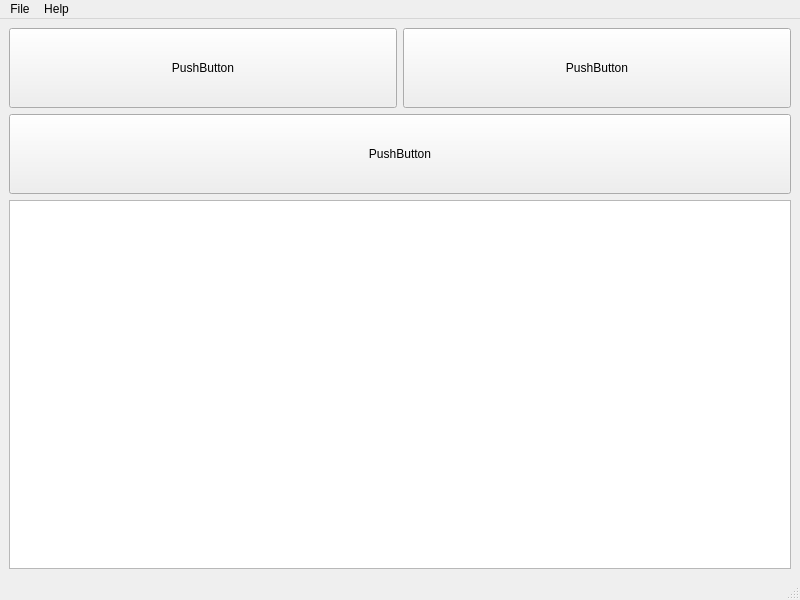
<?xml version="1.0" encoding="UTF-8"?>
<ui version="4.0">
 <class>MainWindow</class>
 <widget class="QMainWindow" name="MainWindow">
  <property name="geometry">
   <rect>
    <x>0</x>
    <y>0</y>
    <width>800</width>
    <height>600</height>
   </rect>
  </property>
  <property name="windowTitle">
   <string>MainWindow</string>
  </property>
  <widget class="QWidget" name="centralwidget">
   <layout class="QGridLayout" name="gridLayout_2">
    <item row="1" column="1">
     <layout class="QGridLayout" name="gridLayout">
      <item row="0" column="2">
       <widget class="QPushButton" name="pushButton">
        <property name="minimumSize">
         <size>
          <width>387</width>
          <height>80</height>
         </size>
        </property>
        <property name="text">
         <string>PushButton</string>
        </property>
       </widget>
      </item>
      <item row="1" column="1" colspan="2">
       <widget class="QPushButton" name="pushButton_3">
        <property name="minimumSize">
         <size>
          <width>780</width>
          <height>80</height>
         </size>
        </property>
        <property name="text">
         <string>PushButton</string>
        </property>
       </widget>
      </item>
      <item row="0" column="1">
       <widget class="QPushButton" name="pushButton_2">
        <property name="minimumSize">
         <size>
          <width>387</width>
          <height>80</height>
         </size>
        </property>
        <property name="text">
         <string>PushButton</string>
        </property>
       </widget>
      </item>
      <item row="2" column="1" colspan="2">
       <widget class="QListWidget" name="listWidget"/>
      </item>
     </layout>
    </item>
   </layout>
  </widget>
  <widget class="QMenuBar" name="menubar">
   <property name="geometry">
    <rect>
     <x>0</x>
     <y>0</y>
     <width>800</width>
     <height>21</height>
    </rect>
   </property>
   <widget class="QMenu" name="menuFile">
    <property name="title">
     <string>File</string>
    </property>
   </widget>
   <widget class="QMenu" name="menuHelp">
    <property name="title">
     <string>Help</string>
    </property>
   </widget>
   <addaction name="menuFile"/>
   <addaction name="menuHelp"/>
  </widget>
  <widget class="QStatusBar" name="statusbar"/>
 </widget>
 <resources/>
 <connections/>
</ui>
